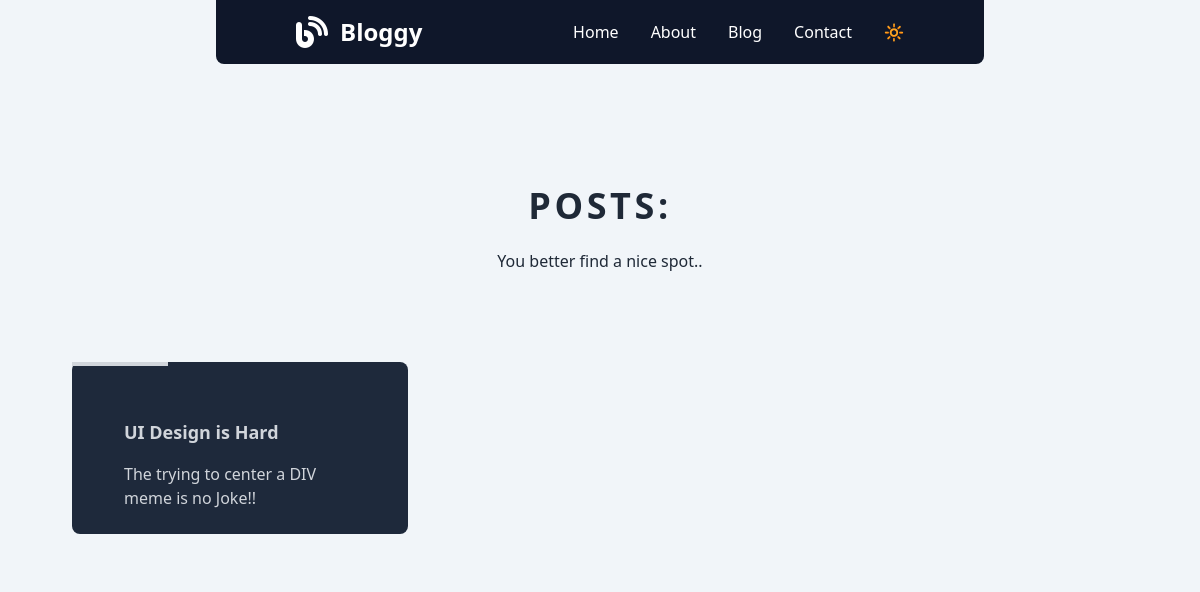
Screenshot of /blog/ with the database file from the repository.
### blog/models.py (models this page shows, shortened)
class BlogPost(models.Model):
    title = models.CharField(max_length=100, unique=True)
    category = models.CharField(max_length=20)
    thumbnail_text = models.CharField(max_length=50)
    slug = models.SlugField(max_length=150, unique=True)
    content = models.TextField()
    author = models.ForeignKey(User, on_delete=models.CASCADE)
    created_at = models.DateTimeField(auto_now_add=True)
    updated_at = models.DateTimeField(auto_now=True)
    class Meta:
        ordering = ['-created_at']

### blog/views.py (the view)
# urls.py: path('blog/', views.BlogListView.as_view(), name='posts'),
class BlogListView(generic.ListView):
    model = BlogPost
    template_name = "Blog.html"
    context_object_name = "Posts"

### templates/Blog.html (shortened to what this page needs)
{% extends "base.html" %}
{% block content %}
<section class="w-full  ray-50">
    <div class="py-10  sm:py-16 block lg:py-24 relative bg-opacity-50  z-40  " >
        <div class="relative mx-auto h-full px-4 pb-20   md:pb-10 sm:max-w-xl md:max-w-full md:px-24 lg:max-w-screen-xl lg:px-8">
            <div class=" absolute  top-0 -right-1/4 z-0  opacity-10 ">
            </div>
            <div class="px-4 mx-auto max-w-7xl sm:px-6 lg:px-8 relative">
                <div class="max-w-xl mx-auto text-center">
                    <div class="inline-flex px-4 py-1.5 mx-auto rounded-full  ">
                        <p class="text-4xl font-semibold tracking-widest text-g uppercase">Posts:</p>
                    </div>
                    <p class="mt-4 text-base leading-relaxed">You better find a nice spot..</p>
                </div>
                <div class="grid grid-cols-1 gap-2 mt-12 sm:grid-cols-3 lg:mt-20   ">
                    {% for post in Posts %}
                        <a href="{% url 'blog:post-view' post.slug %}" class="rounded-lg transition-all duration-1000 bg-slate-800 dark:bg-slate-300 text-gray-300 dark:text-slate-900 hover:bg-slate-900 dark:hover:bg-slate-200  hover:shadow-xl m-2 p-4 relative z-40 group">
                            <div class="absolute bg-gray-300 dark:bg-slate-800 top-0 left-0 w-24 h-1 z-30  transition-all duration-200 group-hover:bg-white dark:group-hover:bg-slate-900 group-hover:w-1/2"></div>
                            <div class="py-2 px-9 relative group-hover:text-gray-200 dark:group-hover:text-gray-900">
                                <h3 class="mt-8 text-lg font-bold">{{ post.title }}</h3>
                                <p class="mt-4 text-base font-medium">{{ post.thumbnail_text }}</p>
                            </div>
                        </a>
                    {% endfor %}
                </div>
            </div>
        </div>
    </div>
</section>
{% endblock content %}

### rows the page displays
BlogPost: title "UI Design is Hard", thumbnail_text "The trying to center a DIV meme is no Joke!!"
